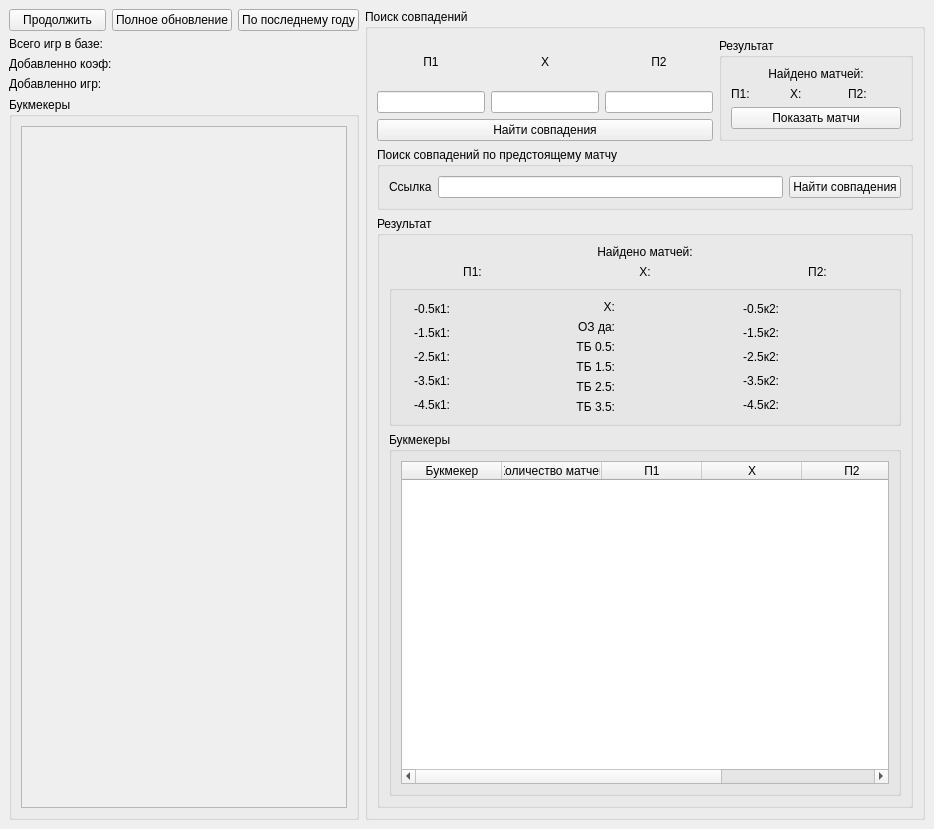
<?xml version="1.0" encoding="UTF-8"?>
<ui version="4.0">
 <class>MainWindow</class>
 <widget class="QMainWindow" name="MainWindow">
  <property name="geometry">
   <rect>
    <x>0</x>
    <y>0</y>
    <width>934</width>
    <height>829</height>
   </rect>
  </property>
  <property name="minimumSize">
   <size>
    <width>0</width>
    <height>0</height>
   </size>
  </property>
  <property name="maximumSize">
   <size>
    <width>16777215</width>
    <height>16777215</height>
   </size>
  </property>
  <property name="windowTitle">
   <string>OddsBK</string>
  </property>
  <widget class="QWidget" name="centralwidget">
   <layout class="QVBoxLayout" name="verticalLayout_2">
    <item>
     <layout class="QVBoxLayout" name="verticalLayout">
      <item>
       <layout class="QHBoxLayout" name="horizontalLayout">
        <item>
         <layout class="QVBoxLayout" name="verticalLayout_3">
          <property name="sizeConstraint">
           <enum>QLayout::SetMinimumSize</enum>
          </property>
          <item>
           <layout class="QHBoxLayout" name="horizontalLayout_2">
            <item>
             <widget class="QPushButton" name="pushButton">
              <property name="text">
               <string>Продолжить</string>
              </property>
             </widget>
            </item>
            <item>
             <widget class="QPushButton" name="pushButton_3">
              <property name="text">
               <string>Полное обновление</string>
              </property>
             </widget>
            </item>
            <item>
             <widget class="QPushButton" name="pushButton_2">
              <property name="text">
               <string>По последнему году</string>
              </property>
             </widget>
            </item>
           </layout>
          </item>
          <item>
           <widget class="QLabel" name="label_3">
            <property name="text">
             <string>Всего игр в базе:</string>
            </property>
           </widget>
          </item>
          <item>
           <widget class="QLabel" name="label_2">
            <property name="text">
             <string>Добавленно коэф:</string>
            </property>
           </widget>
          </item>
          <item>
           <widget class="QLabel" name="label">
            <property name="minimumSize">
             <size>
              <width>100</width>
              <height>0</height>
             </size>
            </property>
            <property name="text">
             <string>Добавленно игр:</string>
            </property>
           </widget>
          </item>
          <item>
           <widget class="QGroupBox" name="groupBox_3">
            <property name="sizePolicy">
             <sizepolicy hsizetype="Fixed" vsizetype="Preferred">
              <horstretch>0</horstretch>
              <verstretch>0</verstretch>
             </sizepolicy>
            </property>
            <property name="minimumSize">
             <size>
              <width>350</width>
              <height>0</height>
             </size>
            </property>
            <property name="title">
             <string>Букмекеры</string>
            </property>
            <layout class="QVBoxLayout" name="verticalLayout_12">
             <item>
              <widget class="QScrollArea" name="scrollArea">
               <property name="widgetResizable">
                <bool>true</bool>
               </property>
               <widget class="QWidget" name="scrollAreaWidgetContents">
                <property name="geometry">
                 <rect>
                  <x>0</x>
                  <y>0</y>
                  <width>328</width>
                  <height>674</height>
                 </rect>
                </property>
                <layout class="QVBoxLayout" name="verticalLayout_13">
                 <item>
                  <layout class="QFormLayout" name="formLayout"/>
                 </item>
                </layout>
               </widget>
              </widget>
             </item>
            </layout>
           </widget>
          </item>
         </layout>
        </item>
        <item>
         <widget class="QGroupBox" name="groupBox">
          <property name="title">
           <string>Поиск совпадений</string>
          </property>
          <layout class="QVBoxLayout" name="verticalLayout_5">
           <item>
            <layout class="QHBoxLayout" name="horizontalLayout_8">
             <item>
              <layout class="QVBoxLayout" name="verticalLayout_21">
               <item>
                <layout class="QVBoxLayout" name="verticalLayout_4">
                 <item>
                  <layout class="QHBoxLayout" name="horizontalLayout_3">
                   <item>
                    <layout class="QVBoxLayout" name="verticalLayout_6">
                     <item>
                      <widget class="QLabel" name="label_4">
                       <property name="text">
                        <string>П1</string>
                       </property>
                       <property name="alignment">
                        <set>Qt::AlignCenter</set>
                       </property>
                      </widget>
                     </item>
                     <item>
                      <widget class="QLineEdit" name="lineEdit"/>
                     </item>
                    </layout>
                   </item>
                   <item>
                    <layout class="QVBoxLayout" name="verticalLayout_9">
                     <item>
                      <widget class="QLabel" name="label_6">
                       <property name="text">
                        <string>Х</string>
                       </property>
                       <property name="alignment">
                        <set>Qt::AlignCenter</set>
                       </property>
                      </widget>
                     </item>
                     <item>
                      <widget class="QLineEdit" name="lineEdit_3"/>
                     </item>
                    </layout>
                   </item>
                   <item>
                    <layout class="QVBoxLayout" name="verticalLayout_8">
                     <item>
                      <widget class="QLabel" name="label_5">
                       <property name="text">
                        <string>П2</string>
                       </property>
                       <property name="alignment">
                        <set>Qt::AlignCenter</set>
                       </property>
                      </widget>
                     </item>
                     <item>
                      <widget class="QLineEdit" name="lineEdit_2"/>
                     </item>
                    </layout>
                   </item>
                  </layout>
                 </item>
                </layout>
               </item>
               <item>
                <widget class="QPushButton" name="pushButton_4">
                 <property name="text">
                  <string>Найти совпадения</string>
                 </property>
                </widget>
               </item>
              </layout>
             </item>
             <item>
              <widget class="QGroupBox" name="groupBox_2">
               <property name="sizePolicy">
                <sizepolicy hsizetype="Expanding" vsizetype="Fixed">
                 <horstretch>0</horstretch>
                 <verstretch>0</verstretch>
                </sizepolicy>
               </property>
               <property name="title">
                <string>Результат</string>
               </property>
               <layout class="QVBoxLayout" name="verticalLayout_11">
                <item>
                 <layout class="QVBoxLayout" name="verticalLayout_10">
                  <item>
                   <widget class="QLabel" name="label_7">
                    <property name="text">
                     <string>Найдено матчей:</string>
                    </property>
                    <property name="alignment">
                     <set>Qt::AlignCenter</set>
                    </property>
                   </widget>
                  </item>
                  <item>
                   <layout class="QHBoxLayout" name="horizontalLayout_4">
                    <item>
                     <widget class="QLabel" name="label_9">
                      <property name="text">
                       <string>П1:</string>
                      </property>
                     </widget>
                    </item>
                    <item>
                     <widget class="QLabel" name="label_10">
                      <property name="text">
                       <string>X:</string>
                      </property>
                     </widget>
                    </item>
                    <item>
                     <widget class="QLabel" name="label_8">
                      <property name="text">
                       <string>П2:</string>
                      </property>
                     </widget>
                    </item>
                   </layout>
                  </item>
                 </layout>
                </item>
                <item>
                 <widget class="QPushButton" name="pushButton_5">
                  <property name="text">
                   <string>Показать матчи</string>
                  </property>
                 </widget>
                </item>
               </layout>
              </widget>
             </item>
            </layout>
           </item>
           <item>
            <layout class="QVBoxLayout" name="verticalLayout_14">
             <item>
              <widget class="QGroupBox" name="groupBox_4">
               <property name="title">
                <string>Поиск совпадений по предстоящему матчу</string>
               </property>
               <layout class="QVBoxLayout" name="verticalLayout_16">
                <item>
                 <layout class="QVBoxLayout" name="verticalLayout_15">
                  <item>
                   <layout class="QHBoxLayout" name="horizontalLayout_6">
                    <item>
                     <widget class="QLabel" name="label_11">
                      <property name="text">
                       <string>Ссылка</string>
                      </property>
                     </widget>
                    </item>
                    <item>
                     <widget class="QLineEdit" name="lineEdit_4"/>
                    </item>
                    <item>
                     <widget class="QPushButton" name="pushButton_6">
                      <property name="text">
                       <string>Найти совпадения</string>
                      </property>
                     </widget>
                    </item>
                   </layout>
                  </item>
                 </layout>
                </item>
               </layout>
              </widget>
             </item>
             <item>
              <widget class="QGroupBox" name="groupBox_5">
               <property name="title">
                <string>Результат</string>
               </property>
               <layout class="QVBoxLayout" name="verticalLayout_18">
                <item>
                 <layout class="QVBoxLayout" name="verticalLayout_17">
                  <item>
                   <widget class="QLabel" name="label_12">
                    <property name="text">
                     <string>Найдено матчей:</string>
                    </property>
                    <property name="alignment">
                     <set>Qt::AlignCenter</set>
                    </property>
                   </widget>
                  </item>
                  <item>
                   <layout class="QHBoxLayout" name="horizontalLayout_7">
                    <item>
                     <widget class="QLabel" name="label_13">
                      <property name="text">
                       <string>П1:</string>
                      </property>
                      <property name="alignment">
                       <set>Qt::AlignCenter</set>
                      </property>
                     </widget>
                    </item>
                    <item>
                     <widget class="QLabel" name="label_14">
                      <property name="text">
                       <string>X:</string>
                      </property>
                      <property name="alignment">
                       <set>Qt::AlignCenter</set>
                      </property>
                     </widget>
                    </item>
                    <item>
                     <widget class="QLabel" name="label_15">
                      <property name="text">
                       <string>П2:</string>
                      </property>
                      <property name="alignment">
                       <set>Qt::AlignCenter</set>
                      </property>
                     </widget>
                    </item>
                   </layout>
                  </item>
                 </layout>
                </item>
                <item>
                 <widget class="QGroupBox" name="groupBox_7">
                  <property name="title">
                   <string/>
                  </property>
                  <layout class="QHBoxLayout" name="horizontalLayout_9">
                   <item>
                    <layout class="QVBoxLayout" name="verticalLayout_7">
                     <item>
                      <layout class="QHBoxLayout" name="horizontalLayout_10">
                       <item>
                        <widget class="QLabel" name="label_22">
                         <property name="text">
                          <string>-0.5к1:</string>
                         </property>
                         <property name="alignment">
                          <set>Qt::AlignRight|Qt::AlignTrailing|Qt::AlignVCenter</set>
                         </property>
                        </widget>
                       </item>
                       <item>
                        <widget class="QLabel" name="label_23">
                         <property name="text">
                          <string/>
                         </property>
                         <property name="alignment">
                          <set>Qt::AlignCenter</set>
                         </property>
                        </widget>
                       </item>
                       <item>
                        <widget class="QLabel" name="label_24">
                         <property name="text">
                          <string/>
                         </property>
                        </widget>
                       </item>
                      </layout>
                     </item>
                     <item>
                      <layout class="QHBoxLayout" name="horizontalLayout_13">
                       <item>
                        <widget class="QLabel" name="label_25">
                         <property name="text">
                          <string>-1.5к1:</string>
                         </property>
                         <property name="alignment">
                          <set>Qt::AlignRight|Qt::AlignTrailing|Qt::AlignVCenter</set>
                         </property>
                        </widget>
                       </item>
                       <item>
                        <widget class="QLabel" name="label_26">
                         <property name="text">
                          <string/>
                         </property>
                         <property name="alignment">
                          <set>Qt::AlignCenter</set>
                         </property>
                        </widget>
                       </item>
                       <item>
                        <widget class="QLabel" name="label_27">
                         <property name="text">
                          <string/>
                         </property>
                        </widget>
                       </item>
                      </layout>
                     </item>
                     <item>
                      <layout class="QHBoxLayout" name="horizontalLayout_14">
                       <item>
                        <widget class="QLabel" name="label_28">
                         <property name="text">
                          <string>-2.5к1:</string>
                         </property>
                         <property name="alignment">
                          <set>Qt::AlignRight|Qt::AlignTrailing|Qt::AlignVCenter</set>
                         </property>
                        </widget>
                       </item>
                       <item>
                        <widget class="QLabel" name="label_29">
                         <property name="text">
                          <string/>
                         </property>
                         <property name="alignment">
                          <set>Qt::AlignCenter</set>
                         </property>
                        </widget>
                       </item>
                       <item>
                        <widget class="QLabel" name="label_30">
                         <property name="text">
                          <string/>
                         </property>
                        </widget>
                       </item>
                      </layout>
                     </item>
                     <item>
                      <layout class="QHBoxLayout" name="horizontalLayout_15">
                       <item>
                        <widget class="QLabel" name="label_31">
                         <property name="text">
                          <string>-3.5к1:</string>
                         </property>
                         <property name="alignment">
                          <set>Qt::AlignRight|Qt::AlignTrailing|Qt::AlignVCenter</set>
                         </property>
                        </widget>
                       </item>
                       <item>
                        <widget class="QLabel" name="label_32">
                         <property name="text">
                          <string/>
                         </property>
                         <property name="alignment">
                          <set>Qt::AlignCenter</set>
                         </property>
                        </widget>
                       </item>
                       <item>
                        <widget class="QLabel" name="label_33">
                         <property name="text">
                          <string/>
                         </property>
                        </widget>
                       </item>
                      </layout>
                     </item>
                     <item>
                      <layout class="QHBoxLayout" name="horizontalLayout_16">
                       <item>
                        <widget class="QLabel" name="label_64">
                         <property name="text">
                          <string>-4.5к1:</string>
                         </property>
                         <property name="textFormat">
                          <enum>Qt::AutoText</enum>
                         </property>
                         <property name="scaledContents">
                          <bool>false</bool>
                         </property>
                         <property name="alignment">
                          <set>Qt::AlignRight|Qt::AlignTrailing|Qt::AlignVCenter</set>
                         </property>
                        </widget>
                       </item>
                       <item>
                        <widget class="QLabel" name="label_65">
                         <property name="text">
                          <string/>
                         </property>
                         <property name="alignment">
                          <set>Qt::AlignCenter</set>
                         </property>
                        </widget>
                       </item>
                       <item>
                        <widget class="QLabel" name="label_66">
                         <property name="text">
                          <string/>
                         </property>
                        </widget>
                       </item>
                      </layout>
                     </item>
                    </layout>
                   </item>
                   <item>
                    <layout class="QVBoxLayout" name="verticalLayout_20">
                     <item>
                      <layout class="QVBoxLayout" name="verticalLayout_22">
                       <item>
                        <layout class="QHBoxLayout" name="horizontalLayout_27">
                         <item>
                          <widget class="QLabel" name="label_67">
                           <property name="text">
                            <string>X:</string>
                           </property>
                           <property name="alignment">
                            <set>Qt::AlignRight|Qt::AlignTrailing|Qt::AlignVCenter</set>
                           </property>
                          </widget>
                         </item>
                         <item>
                          <widget class="QLabel" name="label_68">
                           <property name="text">
                            <string/>
                           </property>
                           <property name="alignment">
                            <set>Qt::AlignCenter</set>
                           </property>
                          </widget>
                         </item>
                         <item>
                          <widget class="QLabel" name="label_69">
                           <property name="text">
                            <string/>
                           </property>
                          </widget>
                         </item>
                        </layout>
                       </item>
                       <item>
                        <layout class="QHBoxLayout" name="horizontalLayout_28">
                         <item>
                          <widget class="QLabel" name="label_70">
                           <property name="text">
                            <string>ОЗ да:</string>
                           </property>
                           <property name="alignment">
                            <set>Qt::AlignRight|Qt::AlignTrailing|Qt::AlignVCenter</set>
                           </property>
                          </widget>
                         </item>
                         <item>
                          <widget class="QLabel" name="label_71">
                           <property name="text">
                            <string/>
                           </property>
                           <property name="alignment">
                            <set>Qt::AlignCenter</set>
                           </property>
                          </widget>
                         </item>
                         <item>
                          <widget class="QLabel" name="label_72">
                           <property name="text">
                            <string/>
                           </property>
                          </widget>
                         </item>
                        </layout>
                       </item>
                       <item>
                        <layout class="QHBoxLayout" name="horizontalLayout_29">
                         <item>
                          <widget class="QLabel" name="label_73">
                           <property name="text">
                            <string>ТБ 0.5:</string>
                           </property>
                           <property name="textFormat">
                            <enum>Qt::AutoText</enum>
                           </property>
                           <property name="scaledContents">
                            <bool>false</bool>
                           </property>
                           <property name="alignment">
                            <set>Qt::AlignRight|Qt::AlignTrailing|Qt::AlignVCenter</set>
                           </property>
                          </widget>
                         </item>
                         <item>
                          <widget class="QLabel" name="label_74">
                           <property name="text">
                            <string/>
                           </property>
                           <property name="alignment">
                            <set>Qt::AlignCenter</set>
                           </property>
                          </widget>
                         </item>
                         <item>
                          <widget class="QLabel" name="label_75">
                           <property name="text">
                            <string/>
                           </property>
                          </widget>
                         </item>
                        </layout>
                       </item>
                       <item>
                        <layout class="QHBoxLayout" name="horizontalLayout_30">
                         <item>
                          <widget class="QLabel" name="label_76">
                           <property name="text">
                            <string>ТБ 1.5:</string>
                           </property>
                           <property name="alignment">
                            <set>Qt::AlignRight|Qt::AlignTrailing|Qt::AlignVCenter</set>
                           </property>
                          </widget>
                         </item>
                         <item>
                          <widget class="QLabel" name="label_77">
                           <property name="text">
                            <string/>
                           </property>
                           <property name="alignment">
                            <set>Qt::AlignCenter</set>
                           </property>
                          </widget>
                         </item>
                         <item>
                          <widget class="QLabel" name="label_78">
                           <property name="text">
                            <string/>
                           </property>
                          </widget>
                         </item>
                        </layout>
                       </item>
                       <item>
                        <layout class="QHBoxLayout" name="horizontalLayout_31">
                         <item>
                          <widget class="QLabel" name="label_79">
                           <property name="text">
                            <string>ТБ 2.5:</string>
                           </property>
                           <property name="alignment">
                            <set>Qt::AlignRight|Qt::AlignTrailing|Qt::AlignVCenter</set>
                           </property>
                          </widget>
                         </item>
                         <item>
                          <widget class="QLabel" name="label_80">
                           <property name="text">
                            <string/>
                           </property>
                           <property name="alignment">
                            <set>Qt::AlignCenter</set>
                           </property>
                          </widget>
                         </item>
                         <item>
                          <widget class="QLabel" name="label_81">
                           <property name="text">
                            <string/>
                           </property>
                          </widget>
                         </item>
                        </layout>
                       </item>
                       <item>
                        <layout class="QHBoxLayout" name="horizontalLayout_32">
                         <item>
                          <widget class="QLabel" name="label_82">
                           <property name="text">
                            <string>ТБ 3.5:</string>
                           </property>
                           <property name="alignment">
                            <set>Qt::AlignRight|Qt::AlignTrailing|Qt::AlignVCenter</set>
                           </property>
                          </widget>
                         </item>
                         <item>
                          <widget class="QLabel" name="label_83">
                           <property name="text">
                            <string/>
                           </property>
                           <property name="alignment">
                            <set>Qt::AlignCenter</set>
                           </property>
                          </widget>
                         </item>
                         <item>
                          <widget class="QLabel" name="label_84">
                           <property name="text">
                            <string/>
                           </property>
                          </widget>
                         </item>
                        </layout>
                       </item>
                      </layout>
                     </item>
                    </layout>
                   </item>
                   <item>
                    <layout class="QVBoxLayout" name="verticalLayout_23">
                     <item>
                      <layout class="QHBoxLayout" name="horizontalLayout_33">
                       <item>
                        <widget class="QLabel" name="label_85">
                         <property name="text">
                          <string>-0.5к2:</string>
                         </property>
                         <property name="alignment">
                          <set>Qt::AlignRight|Qt::AlignTrailing|Qt::AlignVCenter</set>
                         </property>
                        </widget>
                       </item>
                       <item>
                        <widget class="QLabel" name="label_86">
                         <property name="text">
                          <string/>
                         </property>
                         <property name="alignment">
                          <set>Qt::AlignCenter</set>
                         </property>
                        </widget>
                       </item>
                       <item>
                        <widget class="QLabel" name="label_87">
                         <property name="text">
                          <string/>
                         </property>
                        </widget>
                       </item>
                      </layout>
                     </item>
                     <item>
                      <layout class="QHBoxLayout" name="horizontalLayout_34">
                       <item>
                        <widget class="QLabel" name="label_88">
                         <property name="text">
                          <string>-1.5к2:</string>
                         </property>
                         <property name="alignment">
                          <set>Qt::AlignRight|Qt::AlignTrailing|Qt::AlignVCenter</set>
                         </property>
                        </widget>
                       </item>
                       <item>
                        <widget class="QLabel" name="label_89">
                         <property name="text">
                          <string/>
                         </property>
                         <property name="alignment">
                          <set>Qt::AlignCenter</set>
                         </property>
                        </widget>
                       </item>
                       <item>
                        <widget class="QLabel" name="label_90">
                         <property name="text">
                          <string/>
                         </property>
                        </widget>
                       </item>
                      </layout>
                     </item>
                     <item>
                      <layout class="QHBoxLayout" name="horizontalLayout_35">
                       <item>
                        <widget class="QLabel" name="label_91">
                         <property name="text">
                          <string>-2.5к2:</string>
                         </property>
                         <property name="textFormat">
                          <enum>Qt::AutoText</enum>
                         </property>
                         <property name="scaledContents">
                          <bool>false</bool>
                         </property>
                         <property name="alignment">
                          <set>Qt::AlignRight|Qt::AlignTrailing|Qt::AlignVCenter</set>
                         </property>
                        </widget>
                       </item>
                       <item>
                        <widget class="QLabel" name="label_92">
                         <property name="text">
                          <string/>
                         </property>
                         <property name="alignment">
                          <set>Qt::AlignCenter</set>
                         </property>
                        </widget>
                       </item>
                       <item>
                        <widget class="QLabel" name="label_93">
                         <property name="text">
                          <string/>
                         </property>
                        </widget>
                       </item>
                      </layout>
                     </item>
                     <item>
                      <layout class="QHBoxLayout" name="horizontalLayout_36">
                       <item>
                        <widget class="QLabel" name="label_94">
                         <property name="text">
                          <string>-3.5к2:</string>
                         </property>
                         <property name="alignment">
                          <set>Qt::AlignRight|Qt::AlignTrailing|Qt::AlignVCenter</set>
                         </property>
                        </widget>
                       </item>
                       <item>
                        <widget class="QLabel" name="label_95">
                         <property name="text">
                          <string/>
                         </property>
                         <property name="alignment">
                          <set>Qt::AlignCenter</set>
                         </property>
                        </widget>
                       </item>
                       <item>
                        <widget class="QLabel" name="label_96">
                         <property name="text">
                          <string/>
                         </property>
                        </widget>
                       </item>
                      </layout>
                     </item>
                     <item>
                      <layout class="QHBoxLayout" name="horizontalLayout_37">
                       <item>
                        <widget class="QLabel" name="label_97">
                         <property name="text">
                          <string>-4.5к2:</string>
                         </property>
                         <property name="alignment">
                          <set>Qt::AlignRight|Qt::AlignTrailing|Qt::AlignVCenter</set>
                         </property>
                        </widget>
                       </item>
                       <item>
                        <widget class="QLabel" name="label_98">
                         <property name="text">
                          <string/>
                         </property>
                         <property name="alignment">
                          <set>Qt::AlignCenter</set>
                         </property>
                        </widget>
                       </item>
                       <item>
                        <widget class="QLabel" name="label_99">
                         <property name="text">
                          <string/>
                         </property>
                        </widget>
                       </item>
                      </layout>
                     </item>
                    </layout>
                   </item>
                  </layout>
                 </widget>
                </item>
                <item>
                 <widget class="QGroupBox" name="groupBox_6">
                  <property name="title">
                   <string>Букмекеры</string>
                  </property>
                  <layout class="QVBoxLayout" name="verticalLayout_19">
                   <item>
                    <widget class="QTableWidget" name="tableWidget">
                     <column>
                      <property name="text">
                       <string>Букмекер</string>
                      </property>
                     </column>
                     <column>
                      <property name="text">
                       <string>Количество матчей</string>
                      </property>
                     </column>
                     <column>
                      <property name="text">
                       <string>П1</string>
                      </property>
                     </column>
                     <column>
                      <property name="text">
                       <string>X</string>
                      </property>
                     </column>
                     <column>
                      <property name="text">
                       <string>П2</string>
                      </property>
                     </column>
                     <column>
                      <property name="text">
                       <string>Показать матчи</string>
                      </property>
                     </column>
                    </widget>
                   </item>
                  </layout>
                 </widget>
                </item>
               </layout>
              </widget>
             </item>
            </layout>
           </item>
          </layout>
         </widget>
        </item>
       </layout>
      </item>
      <item>
       <layout class="QHBoxLayout" name="horizontalLayout_5"/>
      </item>
     </layout>
    </item>
   </layout>
  </widget>
 </widget>
 <resources/>
 <connections/>
</ui>
